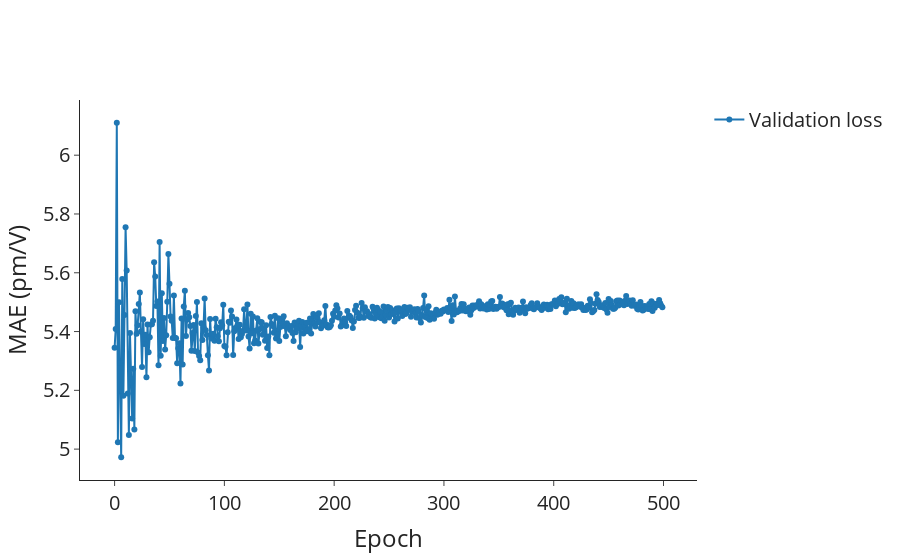

Notebook cell for this chart:
### Markdown cell above
## MAE

### Code cell
lr_val = go.Scatter(
    x=df_lr_epochs_first.index,
    y=df_lr_epochs_first["metric_val/MeanAbsoluteError/shg_tensor_full"],
    mode="lines+markers",
    name="Validation loss",
    showlegend=True,
)

# Layout
layout = go.Layout(
    # title=dict(text='Scatter Plot'),
    xaxis=dict(title="Epoch"),
    yaxis=dict(title="MAE (pm/V)"),
    # legend=dict(font=dict(size=12)),
)

# Create figure
fig = go.Figure(data=[lr_val], layout=layout)

fig.update_layout(
    autosize=True,
    font_size=20,
    # width=600,
    # height=600,
    # plot_bgcolor="white",
    template="simple_white",
)
fig.update_layout(
    xaxis=dict(
        # tickmode = 'array',
        # tickvals = [1, 2,3,4,5,6,7,8],
        # ticktext = ['One', 'Three', 'Five', 'Seven', 'Nine', 'Eleven']
        showgrid=False,
    ),
    yaxis=dict(
        # tickmode = 'array',
        # tickvals = [1, 2,3,4,5,6,7,8],
        # ticktext = ['One', 'Three', 'Five', 'Seven', 'Nine', 'Eleven']
        showgrid=False,
    ),
)

# Show figure
fig.show()

### Figure 1 — Plotly figure (JSON) as saved in the notebook; plotly's stock layout.template omitted (floating-point values rounded to 4 significant figures; data arrays with more than 128 entries replaced by an {"elided": "..."} marker saying what was removed)
{"data": [{"mode": "lines+markers", "name": "Validation loss", "showlegend": true, "type": "scatter", "x": {"elided": "500 int values"}, "y": {"elided": "500 float values"}}], "layout": {"autosize": true, "font": {"size": 20}, "xaxis": {"showgrid": false, "title": {"text": "Epoch"}}, "yaxis": {"showgrid": false, "title": {"text": "MAE (pm/V)"}}}}
